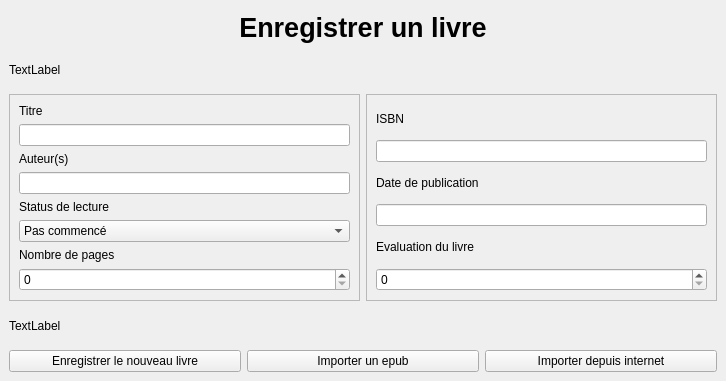
<?xml version="1.0" encoding="UTF-8"?>
<ui version="4.0">
 <class>RegisterWindow</class>
 <widget class="QMainWindow" name="RegisterWindow">
  <property name="geometry">
   <rect>
    <x>0</x>
    <y>0</y>
    <width>726</width>
    <height>381</height>
   </rect>
  </property>
  <property name="windowTitle">
   <string>MainWindow</string>
  </property>
  <widget class="QWidget" name="centralwidget">
   <layout class="QVBoxLayout" name="verticalLayout_4">
    <item>
     <widget class="QLabel" name="title">
      <property name="font">
       <font>
        <pointsize>20</pointsize>
        <weight>75</weight>
        <bold>true</bold>
       </font>
      </property>
      <property name="text">
       <string>Enregistrer un livre</string>
      </property>
      <property name="alignment">
       <set>Qt::AlignCenter</set>
      </property>
     </widget>
    </item>
    <item alignment="Qt::AlignLeft">
     <widget class="QLabel" name="book_cover_label">
      <property name="text">
       <string>TextLabel</string>
      </property>
     </widget>
    </item>
    <item>
     <layout class="QHBoxLayout" name="horizontalLayout">
      <item>
       <widget class="QFrame" name="frame">
        <property name="frameShape">
         <enum>QFrame::StyledPanel</enum>
        </property>
        <property name="frameShadow">
         <enum>QFrame::Raised</enum>
        </property>
        <layout class="QVBoxLayout" name="verticalLayout">
         <item>
          <widget class="QLabel" name="title_label">
           <property name="text">
            <string>Titre</string>
           </property>
          </widget>
         </item>
         <item>
          <widget class="QLineEdit" name="title_line_edit"/>
         </item>
         <item>
          <widget class="QLabel" name="label_3">
           <property name="text">
            <string>Auteur(s)</string>
           </property>
          </widget>
         </item>
         <item>
          <widget class="QLineEdit" name="author_line_edit"/>
         </item>
         <item>
          <widget class="QLabel" name="label_4">
           <property name="text">
            <string>Status de lecture</string>
           </property>
          </widget>
         </item>
         <item>
          <widget class="QComboBox" name="status_combo_box">
           <item>
            <property name="text">
             <string>Pas commencé</string>
            </property>
           </item>
           <item>
            <property name="text">
             <string>En cours de lecture</string>
            </property>
           </item>
           <item>
            <property name="text">
             <string>Terminé</string>
            </property>
           </item>
          </widget>
         </item>
         <item>
          <widget class="QLabel" name="label_5">
           <property name="text">
            <string>Nombre de pages</string>
           </property>
          </widget>
         </item>
         <item>
          <widget class="QSpinBox" name="page_number_spin_box">
           <property name="maximum">
            <number>10000</number>
           </property>
          </widget>
         </item>
        </layout>
       </widget>
      </item>
      <item>
       <widget class="QFrame" name="frame_2">
        <property name="frameShape">
         <enum>QFrame::StyledPanel</enum>
        </property>
        <property name="frameShadow">
         <enum>QFrame::Raised</enum>
        </property>
        <layout class="QVBoxLayout" name="verticalLayout_2">
         <item>
          <widget class="QLabel" name="label_6">
           <property name="text">
            <string>ISBN</string>
           </property>
          </widget>
         </item>
         <item>
          <widget class="QLineEdit" name="isbn_line_edit">
           <property name="text">
            <string/>
           </property>
          </widget>
         </item>
         <item>
          <widget class="QLabel" name="label_7">
           <property name="text">
            <string>Date de publication</string>
           </property>
          </widget>
         </item>
         <item>
          <widget class="QLineEdit" name="published_date_line_edit">
           <property name="readOnly">
            <bool>false</bool>
           </property>
           <property name="cursorMoveStyle">
            <enum>Qt::LogicalMoveStyle</enum>
           </property>
           <property name="clearButtonEnabled">
            <bool>false</bool>
           </property>
          </widget>
         </item>
         <item>
          <widget class="QLabel" name="label_8">
           <property name="text">
            <string>Evaluation du livre</string>
           </property>
          </widget>
         </item>
         <item>
          <widget class="QSpinBox" name="eval_spin_box">
           <property name="maximum">
            <number>10</number>
           </property>
          </widget>
         </item>
        </layout>
       </widget>
      </item>
     </layout>
    </item>
    <item>
     <widget class="QLabel" name="error_label">
      <property name="text">
       <string>TextLabel</string>
      </property>
     </widget>
    </item>
    <item>
     <layout class="QHBoxLayout" name="horizontalLayout_3">
      <item>
       <widget class="QPushButton" name="register_a_new_book_button">
        <property name="text">
         <string>Enregistrer le nouveau livre</string>
        </property>
       </widget>
      </item>
      <item>
       <widget class="QPushButton" name="import_book_button">
        <property name="text">
         <string>Importer un epub</string>
        </property>
        <property name="icon">
         <iconset resource="../res/res.qrc">
          <normaloff>:/images/images/icon_epub.png</normaloff>:/images/images/icon_epub.png</iconset>
        </property>
        <property name="iconSize">
         <size>
          <width>20</width>
          <height>20</height>
         </size>
        </property>
       </widget>
      </item>
      <item>
       <widget class="QPushButton" name="use_api_button">
        <property name="text">
         <string>Importer depuis internet</string>
        </property>
        <property name="icon">
         <iconset resource="../res/res.qrc">
          <normaloff>:/images/images/smart.png</normaloff>:/images/images/smart.png</iconset>
        </property>
        <property name="iconSize">
         <size>
          <width>20</width>
          <height>20</height>
         </size>
        </property>
        <property name="flat">
         <bool>false</bool>
        </property>
       </widget>
      </item>
     </layout>
    </item>
   </layout>
  </widget>
 </widget>
 <resources>
  <include location="../res/res.qrc"/>
 </resources>
 <connections/>
</ui>
